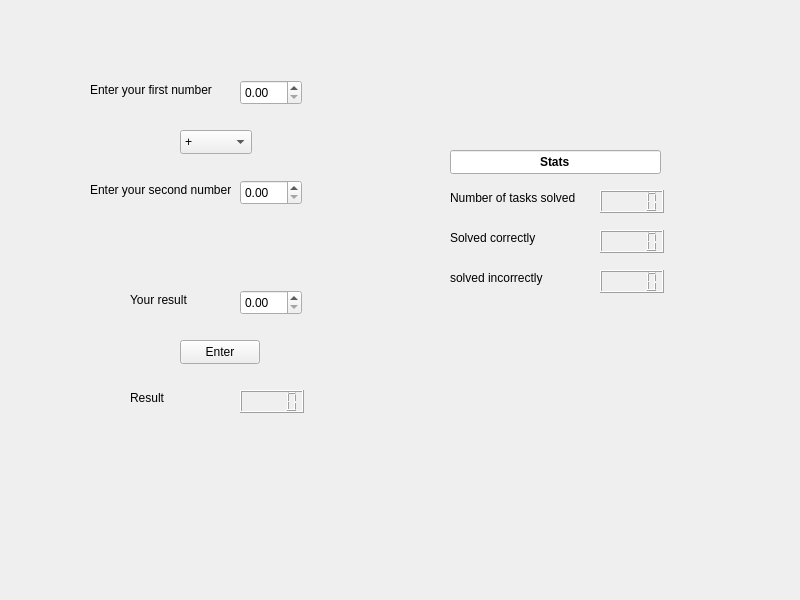
<?xml version="1.0" encoding="UTF-8"?>
<ui version="4.0">
 <class>Widget</class>
 <widget class="QWidget" name="Widget">
  <property name="geometry">
   <rect>
    <x>0</x>
    <y>0</y>
    <width>800</width>
    <height>600</height>
   </rect>
  </property>
  <property name="windowTitle">
   <string>Widget</string>
  </property>
  <widget class="QDoubleSpinBox" name="number1">
   <property name="geometry">
    <rect>
     <x>240</x>
     <y>80</y>
     <width>62</width>
     <height>25</height>
    </rect>
   </property>
  </widget>
  <widget class="QLabel" name="number1Label">
   <property name="geometry">
    <rect>
     <x>90</x>
     <y>80</y>
     <width>141</width>
     <height>20</height>
    </rect>
   </property>
   <property name="text">
    <string>Enter your first number</string>
   </property>
  </widget>
  <widget class="QLabel" name="number2Label">
   <property name="geometry">
    <rect>
     <x>90</x>
     <y>180</y>
     <width>141</width>
     <height>20</height>
    </rect>
   </property>
   <property name="text">
    <string>Enter your second number</string>
   </property>
  </widget>
  <widget class="QDoubleSpinBox" name="number2">
   <property name="geometry">
    <rect>
     <x>240</x>
     <y>180</y>
     <width>62</width>
     <height>25</height>
    </rect>
   </property>
  </widget>
  <widget class="QComboBox" name="calculationType">
   <property name="geometry">
    <rect>
     <x>180</x>
     <y>130</y>
     <width>72</width>
     <height>24</height>
    </rect>
   </property>
   <item>
    <property name="text">
     <string>+</string>
    </property>
   </item>
   <item>
    <property name="text">
     <string>-</string>
    </property>
   </item>
   <item>
    <property name="text">
     <string>*</string>
    </property>
   </item>
   <item>
    <property name="text">
     <string>/</string>
    </property>
   </item>
  </widget>
  <widget class="QLabel" name="resultLabel">
   <property name="geometry">
    <rect>
     <x>130</x>
     <y>390</y>
     <width>49</width>
     <height>16</height>
    </rect>
   </property>
   <property name="text">
    <string>Result</string>
   </property>
  </widget>
  <widget class="QLabel" name="user">
   <property name="geometry">
    <rect>
     <x>240</x>
     <y>430</y>
     <width>71</width>
     <height>16</height>
    </rect>
   </property>
   <property name="text">
    <string/>
   </property>
  </widget>
  <widget class="QDoubleSpinBox" name="userResult">
   <property name="geometry">
    <rect>
     <x>240</x>
     <y>290</y>
     <width>62</width>
     <height>25</height>
    </rect>
   </property>
  </widget>
  <widget class="QLabel" name="userLabel">
   <property name="geometry">
    <rect>
     <x>130</x>
     <y>290</y>
     <width>91</width>
     <height>20</height>
    </rect>
   </property>
   <property name="text">
    <string>Your result</string>
   </property>
  </widget>
  <widget class="QLCDNumber" name="result">
   <property name="geometry">
    <rect>
     <x>240</x>
     <y>390</y>
     <width>64</width>
     <height>23</height>
    </rect>
   </property>
  </widget>
  <widget class="QLCDNumber" name="tasksCounter">
   <property name="geometry">
    <rect>
     <x>600</x>
     <y>190</y>
     <width>64</width>
     <height>23</height>
    </rect>
   </property>
  </widget>
  <widget class="QLabel" name="tasksCounterLabel">
   <property name="geometry">
    <rect>
     <x>450</x>
     <y>190</y>
     <width>131</width>
     <height>16</height>
    </rect>
   </property>
   <property name="text">
    <string>Number of tasks solved</string>
   </property>
  </widget>
  <widget class="QLabel" name="tasksCorrectLabel">
   <property name="geometry">
    <rect>
     <x>450</x>
     <y>230</y>
     <width>91</width>
     <height>16</height>
    </rect>
   </property>
   <property name="text">
    <string>Solved correctly</string>
   </property>
  </widget>
  <widget class="QLabel" name="tasksIncorrectLabel">
   <property name="geometry">
    <rect>
     <x>450</x>
     <y>270</y>
     <width>101</width>
     <height>16</height>
    </rect>
   </property>
   <property name="text">
    <string>solved incorrectly</string>
   </property>
  </widget>
  <widget class="QLineEdit" name="statsLabel">
   <property name="geometry">
    <rect>
     <x>450</x>
     <y>150</y>
     <width>211</width>
     <height>24</height>
    </rect>
   </property>
   <property name="font">
    <font>
     <bold>true</bold>
    </font>
   </property>
   <property name="text">
    <string>Stats</string>
   </property>
   <property name="alignment">
    <set>Qt::AlignCenter</set>
   </property>
   <property name="readOnly">
    <bool>true</bool>
   </property>
  </widget>
  <widget class="QLCDNumber" name="tasksCorrect">
   <property name="geometry">
    <rect>
     <x>600</x>
     <y>230</y>
     <width>64</width>
     <height>23</height>
    </rect>
   </property>
  </widget>
  <widget class="QLCDNumber" name="tasksIncorrect">
   <property name="geometry">
    <rect>
     <x>600</x>
     <y>270</y>
     <width>64</width>
     <height>23</height>
    </rect>
   </property>
  </widget>
  <widget class="QPushButton" name="input">
   <property name="geometry">
    <rect>
     <x>180</x>
     <y>340</y>
     <width>80</width>
     <height>24</height>
    </rect>
   </property>
   <property name="text">
    <string>Enter</string>
   </property>
  </widget>
 </widget>
 <resources/>
 <connections/>
</ui>
